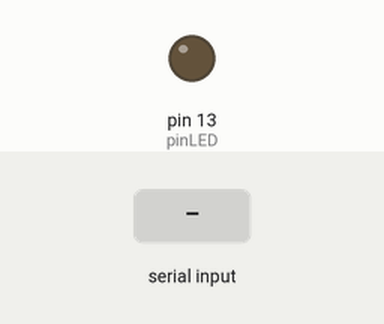
Recording of a sketch running on a simulated Arduino Uno, built with avr-gcc and run on an emulated ATmega328P. On the bench: output pins drawn as LEDs (lit = HIGH). Inputs (shaded band) come from the test bench.

Above: at 1.2 s.
1.3 s: "N" received over Serial
At 2.1 s:
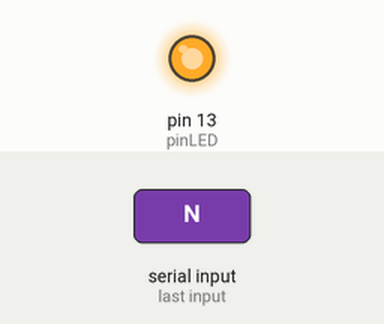
2.8 s: "D" received over Serial
At 3.2 s:
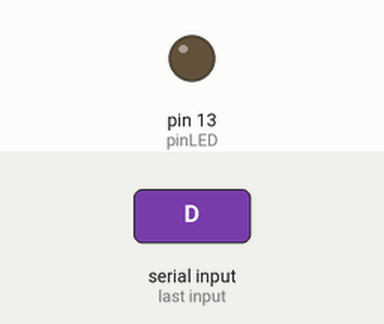
Timing chart, 0 to 5.8 s (numbered marks = the images above; inputs shaded):
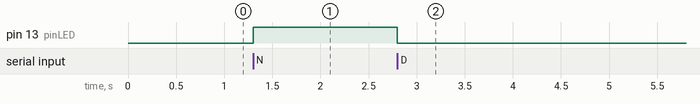

Measured:
- after the input at 1.3 s, pin 13 (pinLED): LOW → HIGH at once
- after the input at 2.8 s, pin 13 (pinLED): HIGH → LOW at once

The sketch:

Led_Receptor.ino
```cpp
//Pin de salida
const int pinLED = 13;

void setup()
{
   Serial.begin(9600);
   pinMode(pinLED, OUTPUT);
}
void loop()
{
   if (Serial.available()>0)
   {
      char option = Serial.read();

      //Si se obtiene un 1 del mensaje de Python, se enciende el led
      if (option == 'N') {
        digitalWrite(pinLED, HIGH);
      }

      //Si se obtiene un 0 del mensaje de Python, se apaga el led
      if (option == 'D') {
        digitalWrite(pinLED, LOW);
      }
   }
}
```
